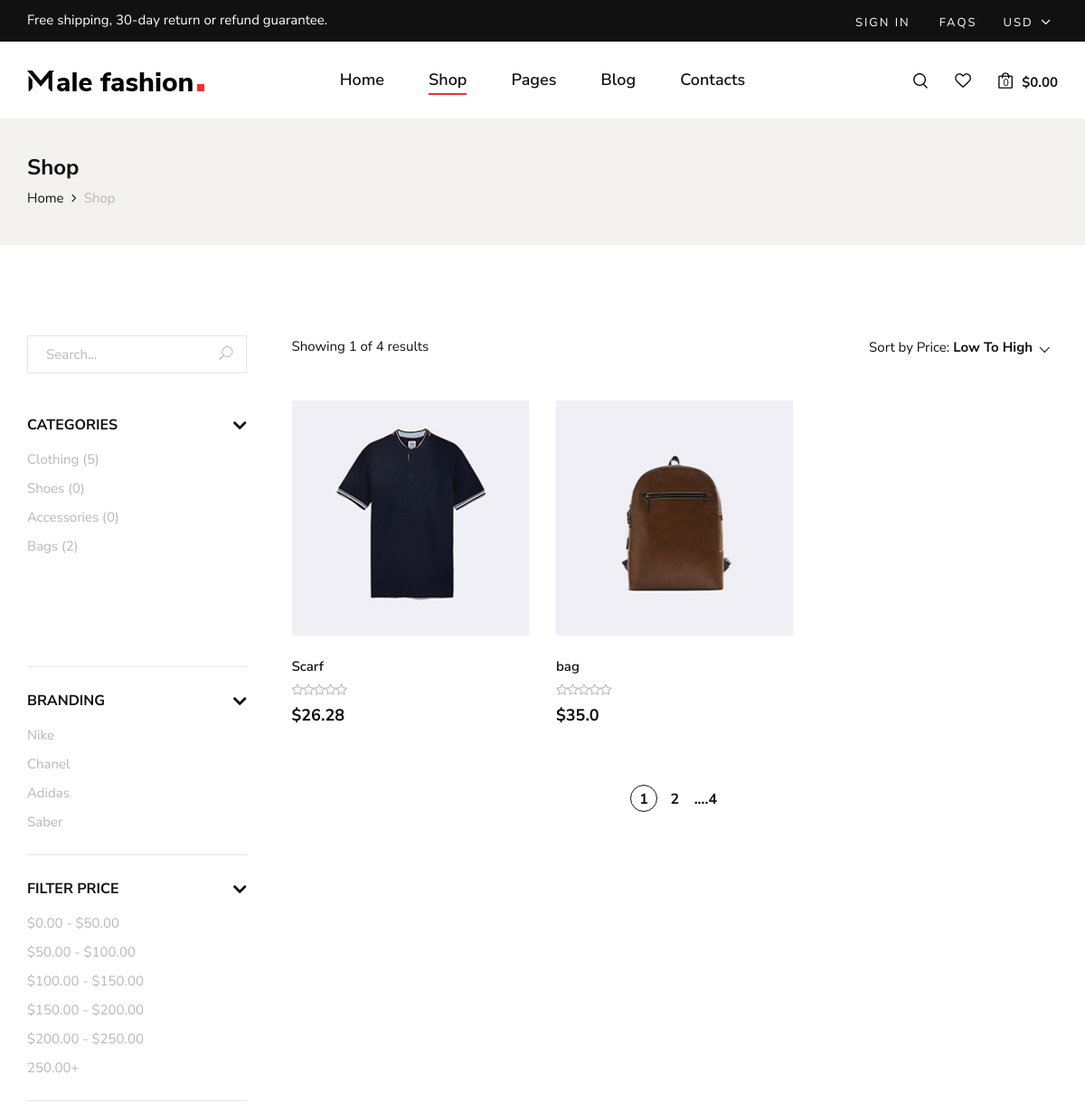
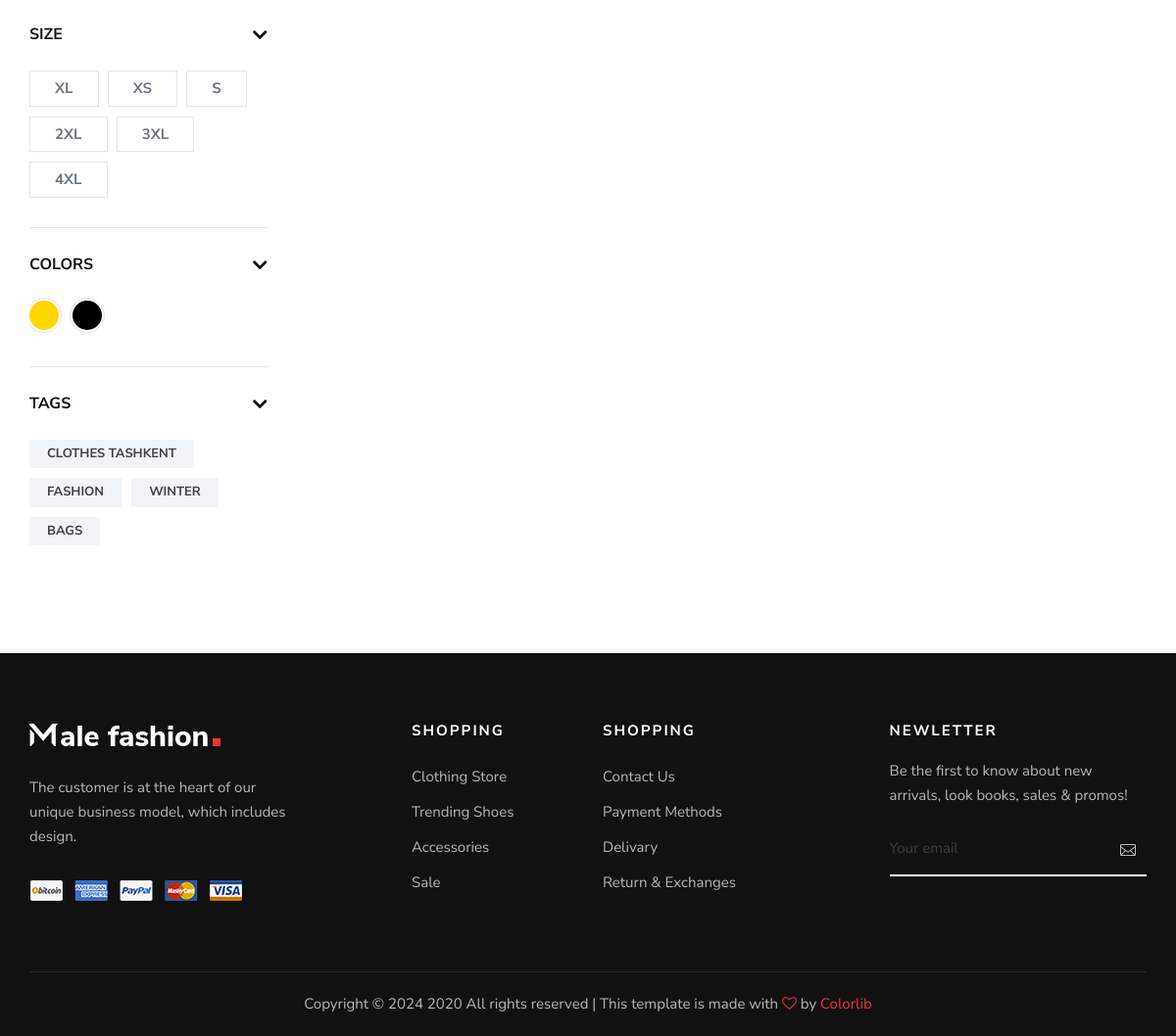
The app's page /shop/ with its own data (2 pictures, top to bottom).
### products/models.py (models this page shows, shortened)
class Base(models.Model):
	created_at = models.DateTimeField(auto_now_add=True)
	updated_at = models.DateTimeField(auto_now=True)
	class Meta:
		abstract = True

class CategoryModel(Base):
	title = models.CharField(max_length=50)
	class Meta:
		verbose_name = "Category"
		verbose_name_plural = "Categories"

class BrandModel(Base):
	title = models.CharField(max_length=50)
	class Meta:
		verbose_name = "Brand"
		verbose_name_plural = "Brands"

class SizeModel(models.Model):
	title = models.CharField(max_length=25)
	class Meta:
		verbose_name = "Size"
		verbose_name_plural = "Sizes"

class TagModel(models.Model):
	title = models.CharField(max_length=50)
	class Meta:
		verbose_name = "Tag"
		verbose_name_plural = "Tags"

class ProductModel(Base):
	name = models.CharField(max_length=55)
	price = models.FloatField()
	description = models.TextField()
	image = models.ImageField(upload_to='products/')
	rating = models.PositiveIntegerField(default=1, validators=[rating_validation])
	discount = models.PositiveIntegerField(default=0)
	category = models.ForeignKey(CategoryModel, on_delete=models.CASCADE, related_name='products')
	brand = models.ForeignKey(BrandModel, on_delete=models.CASCADE, related_name='products')
	size = models.ManyToManyField(SizeModel)
	color = models.ManyToManyField(ColorModel)
	tag = models.ManyToManyField(TagModel)
	class Meta:
		verbose_name = "Product"
		verbose_name_plural = "Products"

### pages/views.py (the view)
# urls.py: path('shop/', ShopPageView.as_view(), name='shop'),
class ShopPageView(ListView):
	template_name = 'shop.html'
	model = ProductModel
	context_object_name = 'products'
	paginate_by = 2
	def get_context_data(self, **kwargs):
		context = super().get_context_data(**kwargs)
		context['categories'] = CategoryModel.objects.all()
		context['brands'] = BrandModel.objects.all()
		context['sizes'] = SizeModel.objects.all()
		context['colors'] = ColorModel.objects.all()
		context['tags'] = TagModel.objects.all()
		return context
	def get_queryset(self):
		products = ProductModel.objects.all().order_by('price')
		category = self.request.GET.get('category')
		brand = self.request.GET.get('brand')
		size = self.request.GET.get('size')
		color = self.request.GET.get('color')
		tag = self.request.GET.get('tag')
		if category:
			products = products.filter(category__title=category)
		elif brand:
			products = products.filter(brand__title=brand)
		elif size:
			products = products.filter(size__title=brand)
		elif color:
			products = products.filter(color__name=color)
		elif tag:
			products = products.filter(tag__title=tag)
		return products

### templates/shop.html (shortened to what this page needs)
{% extends 'layouts/base.html' %}
{% load static %}
{% load my_tags %}
{% block content %}
    <section class="breadcrumb-option">
        <div class="container">
            <div class="row">
                <div class="col-lg-12">
                    <div class="breadcrumb__text">
                        <h4>Shop</h4>
                        <div class="breadcrumb__links">
                            <a href="./index.html">Home</a>
                            <span>Shop</span>
                        </div>
                    </div>
                </div>
            </div>
        </div>
    </section>
    <section class="shop spad">
        <div class="container">
            <div class="row">
                <div class="col-lg-3">
                    <div class="shop__sidebar">
                        <div class="shop__sidebar__search">
                            <form action="#">
                                <input type="text" placeholder="Search...">
                                <button type="submit"><span class="icon_search"></span></button>
                            </form>
                        </div>
                        <div class="shop__sidebar__accordion">
                            <div class="accordion" id="accordionExample">
                                <div class="card">
                                    <div class="card-heading">
                                        <a data-toggle="collapse" data-target="#collapseOne">Categories</a>
                                    </div>
                                    <div id="collapseOne" class="collapse show" data-parent="#accordionExample">
                                        <div class="card-body">
                                            <div class="shop__sidebar__categories">
                                                <ul class="nice-scroll">
                                                    {% for category in categories %}
                                                        <li>
                                                            <a href="{% url 'pages:shop' %}?category={{ category.title }}">{{ category.title }}
                                                                ({{ category.products.count }})</a></li>
                                                    {% endfor %}
                                                </ul>
                                            </div>
                                        </div>
                                    </div>
                                </div>
                                <div class="card">
                                    <div class="card-heading">
                                        <a data-toggle="collapse" data-target="#collapseTwo">Branding</a>
                                    </div>
                                    <div id="collapseTwo" class="collapse show" data-parent="#accordionExample">
                                        <div class="card-body">
                                            <div class="shop__sidebar__brand">
                                                <ul>
                                                    {% for brand in brands %}
                                                        <li>
                                                            <a href="{% url 'pages:shop' %}?brand={{ brand.title }}">{{ brand.title }}</a>
                                                        </li>
                                                    {% endfor %}
                                                </ul>
                                            </div>
                                        </div>
                                    </div>
                                </div>
                                <div class="card">
                                    <div class="card-heading">
                                        <a data-toggle="collapse" data-target="#collapseThree">Filter Price</a>
                                    </div>
                                    <div id="collapseThree" class="collapse show" data-parent="#accordionExample">
                                        <div class="card-body">
                                            <div class="shop__sidebar__price">
                                                <ul>
                                                    <li><a href="#">$0.00 - $50.00</a></li>
                                                    <li><a href="#">$50.00 - $100.00</a></li>
                                                    <li><a href="#">$100.00 - $150.00</a></li>
                                                    <li><a href="#">$150.00 - $200.00</a></li>
                                                    <li><a href="#">$200.00 - $250.00</a></li>
                                                    <li><a href="#">250.00+</a></li>
                                                </ul>
                                            </div>
                                        </div>
                                    </div>
                                </div>
                                <div class="card">
                                    <div class="card-heading">
                                        <a data-toggle="collapse" data-target="#collapseFour">Size</a>
                                    </div>
                                    <div id="collapseFour" class="collapse show" data-parent="#accordionExample">
                                        <div class="card-body">
                                            <div class="shop__sidebar__size">
                                                {% for size in sizes %}
                                                    <label for="{{ size.title }}">
                                                        <a class="text-secondary"
                                                           href="{% url 'pages:shop' %}?size={{ size.title }}">
                                                            {{ size.title }}</a>
                                                    </label>
                                                {% endfor %}
                                            </div>
                                        </div>
                                    </div>
                                </div>
                                <div class="card">
                                    <div class="card-heading">
                                        <a data-toggle="collapse" data-target="#collapseFive">Colors</a>
                                    </div>
                                    <div id="collapseFive" class="collapse show" data-parent="#accordionExample">
                                        <div class="card-body">
                                            <div class="shop__sidebar__color">
                                                {% for color in colors %}
                                                    <a href="{% url 'pages:shop' %}?color={{ color.name }}">
                                                        <label style="background-color: {{ color.color_code }};"
                                                               for="{{ color.name }}">
                                                        </label>
                                                    </a>
                                                {% endfor %}
                                            </div>
                                        </div>
                                    </div>
                                </div>
                                <div class="card">
                                    <div class="card-heading">
                                        <a data-toggle="collapse" data-target="#collapseSix">Tags</a>
                                    </div>
                                    <div id="collapseSix" class="collapse show" data-parent="#accordionExample">
                                        <div class="card-body">
                                            <div class="shop__sidebar__tags">
                                                {% for tag in tags %}
                                                    <a href="{% url 'pages:shop' %}?tag={{ tag.title }}">{{ tag.title }}</a>
                                                {% endfor %}
                                            </div>
                                        </div>
                                    </div>
                                </div>
                            </div>
                        </div>
                    </div>
                </div>
                <div class="col-lg-9">
                    <div class="shop__product__option">
                        <div class="row">
                            <div class="col-lg-6 col-md-6 col-sm-6">
                                <div class="shop__product__option__left">
                                    <p>Showing {{ page_obj.number }} of {{ page_obj.paginator.num_pages }} results</p>
                                </div>
                            </div>
                            <div class="col-lg-6 col-md-6 col-sm-6">
                                <div class="shop__product__option__right">
                                    <p>Sort by Price:</p>
                                </div>
                            </div>
                        </div>
                    </div>
                    <div class="row">
                        {% for product in products %}
                            <div class="col-lg-4 col-md-6 col-sm-6">
                                <div class="product__item">
                                    <div class="product__item__pic set-bg" data-setbg="{{ product.image.url }}">
                                    </div>
                                    <div class="product__item__text">
                                        <h6>{{ product.name }}</h6>
                                        <div class="rating">
                                            <i class="fa fa-star-o"></i>
                                            <i class="fa fa-star-o"></i>
                                            <i class="fa fa-star-o"></i>
                                            <i class="fa fa-star-o"></i>
                                            <i class="fa fa-star-o"></i>
                                        </div>
                                        <h5>${{ product.price }}</h5>
                                    </div>
                                </div>
                            </div>
                        {% endfor %}
                    </div>
                    <div class="row">
                        <div class="col-lg-12">
                            <div class="product__pagination">
                                <a class="active" href="#">{{ page_obj.number }}</a>
                                {% if page_obj.has_next %}
                                    <a href="?page={{ page_obj.next_page_number }}">{{ page_obj.next_page_number }}</a>
                                {% endif %}
                                {% if page_obj.has_other_pages %}
                                    <a href="?page={{ page_obj.paginator.num_pages }}">....{{ page_obj.paginator.num_pages }}</a>
                                {% endif %}
                            </div>
                        </div>
                    </div>
                </div>
            </div>
        </div>
    </section>
{% endblock %}

### records on screen
CategoryModel: title "Clothing", products.count "5"
CategoryModel: title "Shoes", products.count "0"
CategoryModel: title "Accessories", products.count "0"
CategoryModel: title "Bags", products.count "2"
BrandModel: title "Nike"
BrandModel: title "Chanel"
BrandModel: title "Adidas"
BrandModel: title "Saber"
SizeModel: title "XL"
SizeModel: title "XS"
SizeModel: title "S"
SizeModel: title "2XL"
SizeModel: title "3XL"
SizeModel: title "4XL"
TagModel: title "CLOTHES TASHKENT"
TagModel: title "FASHION"
TagModel: title "WINTER"
TagModel: title "BAGS"
ProductModel: shows a picture, name "Scarf", price "26.28"
ProductModel: shows a picture, name "bag", price "35.0"

### other values on screen
{{ page_obj.number }} "1"
{{ page_obj.paginator.num_pages }} "4"
{{ page_obj.next_page_number }} "2"
